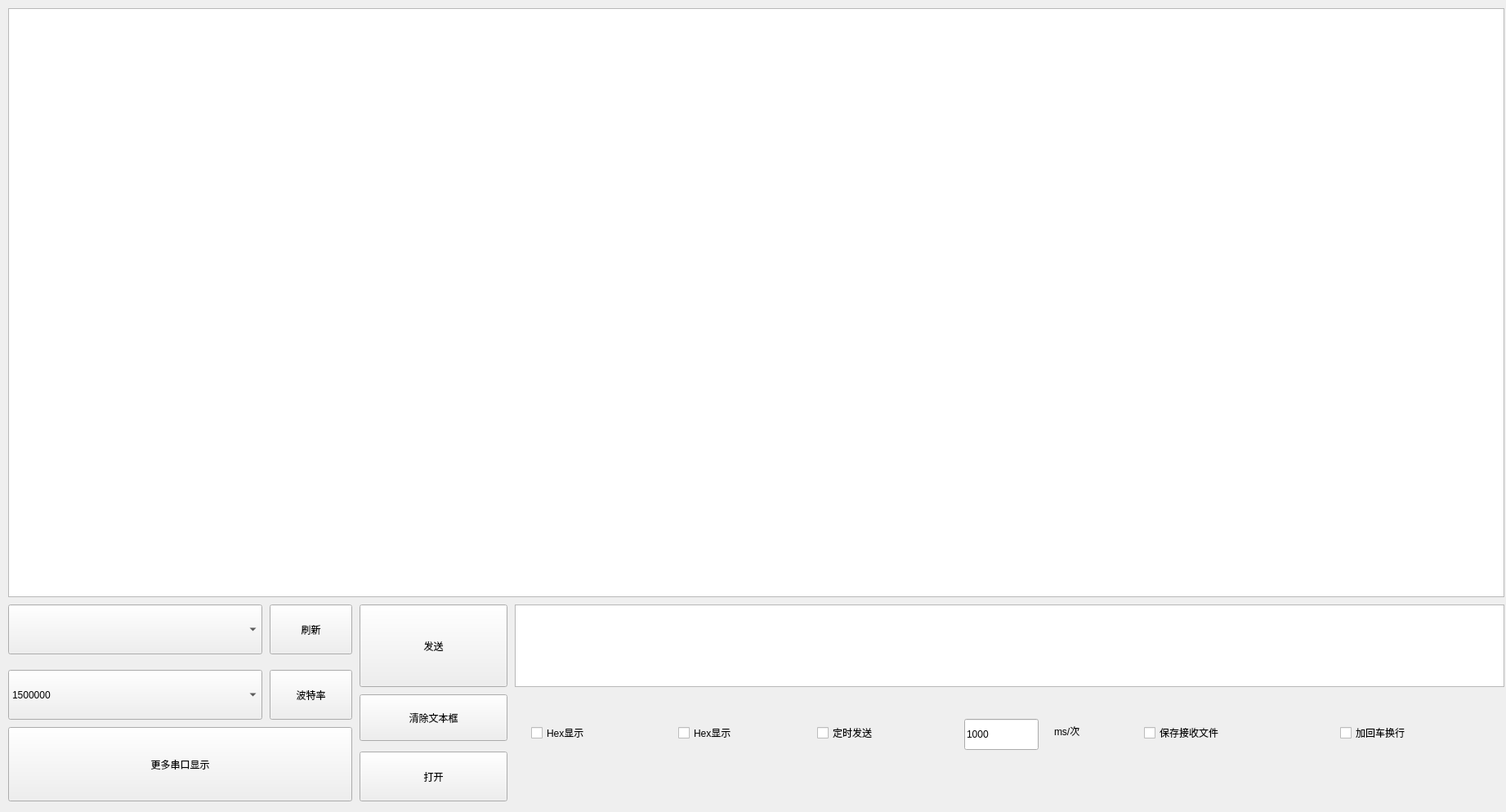
<?xml version="1.0" encoding="UTF-8"?>
<ui version="4.0">
 <class>Widget</class>
 <widget class="QWidget" name="Widget">
  <property name="geometry">
   <rect>
    <x>0</x>
    <y>0</y>
    <width>1843</width>
    <height>994</height>
   </rect>
  </property>
  <property name="windowTitle">
   <string>Widget</string>
  </property>
  <widget class="QTextEdit" name="recvTextEdit">
   <property name="geometry">
    <rect>
     <x>10</x>
     <y>10</y>
     <width>1831</width>
     <height>721</height>
    </rect>
   </property>
  </widget>
  <widget class="QPushButton" name="sendButton">
   <property name="geometry">
    <rect>
     <x>440</x>
     <y>740</y>
     <width>181</width>
     <height>101</height>
    </rect>
   </property>
   <property name="text">
    <string>发送</string>
   </property>
  </widget>
  <widget class="QTextEdit" name="sendTextEdit">
   <property name="geometry">
    <rect>
     <x>630</x>
     <y>740</y>
     <width>1211</width>
     <height>101</height>
    </rect>
   </property>
   <property name="font">
    <font>
     <family>微软雅黑</family>
     <pointsize>16</pointsize>
    </font>
   </property>
  </widget>
  <widget class="QCheckBox" name="checkBox">
   <property name="geometry">
    <rect>
     <x>650</x>
     <y>880</y>
     <width>151</width>
     <height>34</height>
    </rect>
   </property>
   <property name="text">
    <string>Hex显示</string>
   </property>
  </widget>
  <widget class="QCheckBox" name="checkBox_2">
   <property name="geometry">
    <rect>
     <x>830</x>
     <y>880</y>
     <width>151</width>
     <height>34</height>
    </rect>
   </property>
   <property name="text">
    <string>Hex显示</string>
   </property>
  </widget>
  <widget class="QCheckBox" name="checkBox_3">
   <property name="geometry">
    <rect>
     <x>1000</x>
     <y>880</y>
     <width>181</width>
     <height>34</height>
    </rect>
   </property>
   <property name="text">
    <string>定时发送</string>
   </property>
  </widget>
  <widget class="QLineEdit" name="lineEdit">
   <property name="geometry">
    <rect>
     <x>1180</x>
     <y>880</y>
     <width>91</width>
     <height>38</height>
    </rect>
   </property>
   <property name="text">
    <string>1000</string>
   </property>
  </widget>
  <widget class="QLabel" name="label">
   <property name="geometry">
    <rect>
     <x>1290</x>
     <y>880</y>
     <width>135</width>
     <height>30</height>
    </rect>
   </property>
   <property name="text">
    <string>ms/次</string>
   </property>
  </widget>
  <widget class="QCheckBox" name="checkBox_4">
   <property name="geometry">
    <rect>
     <x>1400</x>
     <y>880</y>
     <width>241</width>
     <height>34</height>
    </rect>
   </property>
   <property name="text">
    <string>保存接收文件</string>
   </property>
  </widget>
  <widget class="QCheckBox" name="checkBox_5">
   <property name="geometry">
    <rect>
     <x>1640</x>
     <y>880</y>
     <width>241</width>
     <height>34</height>
    </rect>
   </property>
   <property name="text">
    <string>加回车换行</string>
   </property>
  </widget>
  <widget class="QPushButton" name="openPortButton_4">
   <property name="geometry">
    <rect>
     <x>330</x>
     <y>820</y>
     <width>101</width>
     <height>61</height>
    </rect>
   </property>
   <property name="text">
    <string>波特率</string>
   </property>
  </widget>
  <widget class="QComboBox" name="portComboBox">
   <property name="geometry">
    <rect>
     <x>10</x>
     <y>740</y>
     <width>311</width>
     <height>61</height>
    </rect>
   </property>
  </widget>
  <widget class="QPushButton" name="openPortButton">
   <property name="geometry">
    <rect>
     <x>440</x>
     <y>920</y>
     <width>181</width>
     <height>61</height>
    </rect>
   </property>
   <property name="text">
    <string>打开</string>
   </property>
  </widget>
  <widget class="QPushButton" name="openPortButton_2">
   <property name="geometry">
    <rect>
     <x>330</x>
     <y>740</y>
     <width>101</width>
     <height>61</height>
    </rect>
   </property>
   <property name="text">
    <string>刷新</string>
   </property>
  </widget>
  <widget class="QComboBox" name="baudComboBox">
   <property name="geometry">
    <rect>
     <x>10</x>
     <y>820</y>
     <width>311</width>
     <height>61</height>
    </rect>
   </property>
   <item>
    <property name="text">
     <string>1500000</string>
    </property>
   </item>
   <item>
    <property name="text">
     <string>4800</string>
    </property>
   </item>
   <item>
    <property name="text">
     <string>9600</string>
    </property>
   </item>
   <item>
    <property name="text">
     <string>19200</string>
    </property>
   </item>
   <item>
    <property name="text">
     <string>38400</string>
    </property>
   </item>
   <item>
    <property name="text">
     <string>57600</string>
    </property>
   </item>
   <item>
    <property name="text">
     <string>115200</string>
    </property>
   </item>
   <item>
    <property name="text">
     <string>128000</string>
    </property>
   </item>
   <item>
    <property name="text">
     <string>256000</string>
    </property>
   </item>
  </widget>
  <widget class="QPushButton" name="openPortButton_3">
   <property name="geometry">
    <rect>
     <x>10</x>
     <y>890</y>
     <width>421</width>
     <height>91</height>
    </rect>
   </property>
   <property name="text">
    <string>更多串口显示</string>
   </property>
  </widget>
  <widget class="QPushButton" name="clearTextButton">
   <property name="geometry">
    <rect>
     <x>440</x>
     <y>850</y>
     <width>181</width>
     <height>57</height>
    </rect>
   </property>
   <property name="text">
    <string>清除文本框</string>
   </property>
  </widget>
 </widget>
 <layoutdefault spacing="6" margin="11"/>
 <resources/>
 <connections/>
</ui>
